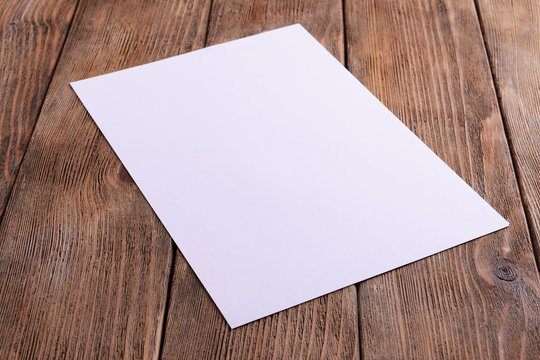
#> input picture utils/Paper.jpg, 540 x 360 px, found by its file name
$ jupyter execute perspective_manual_points.ipynb
#> lines starting #> are read from the running program, lines starting #| are printed output that depends on the picture
<a href="https://colab.research.google.com/github/andreidm92/computer_vision_tasks/blob/main/practice/perspective_manual_points.ipynb" target="_parent"></a>

# 📚 Тема: Перспективное преобразование изображения (ручной выбор точек)

## 📋 Описание
В этом ноутбуке мы вручную выберем координаты 4 углов объекта на изображении для выполнения перспективного преобразования.

## 🛠 План работы
1. Загрузить и показать изображение
2. Визуально определить 4 угла
3. Ввести координаты вручную
4. Выполнить перспективное преобразование

## 📚 Теория
Перспективное преобразование позволяет "выпрямить" объекты на изображении, снятые под углом. Используется матрица 3×3, построенная по 4 парам точек.

[cell 1]
# Шаг 1: Импорты
import cv2
import numpy as np
import matplotlib.pyplot as plt

[cell 2]
# Шаг 2: Загрузка изображения
img = cv2.imread('Paper.jpg')  # Заменить на путь к своему изображению
#> img is the input picture: shape (360, 540, 3); mean B, G, R 145.7, 147.9, 173.3
img = cv2.cvtColor(img, cv2.COLOR_BGR2RGB)

# Показ изображения
plt.figure(figsize=(8,6))
plt.imshow(img)
plt.title("Определи 4 угла объекта")
plt.axis('on')
plt.show()

[cell 3]
# Шаг 3: Ввод координат вручную
# Пример координат (замени на свои после просмотра изображения)
points = np.float32([
    [80, 80],   # Левый верхний угол
    [300, 25],   # Правый верхний угол
    [235, 335],   # Левый нижний угол
    [510, 230]    # Правый нижний угол
])

# Координаты после трансформации (размер нового изображения)
pts2 = np.float32([
    [0, 0],
    [300, 0],
    [0, 400],
    [300, 400]
])

[cell 4]
# Шаг 4: Перспективное преобразование
M = cv2.getPerspectiveTransform(points, pts2)
warped = cv2.warpPerspective(img, M, (300, 400))
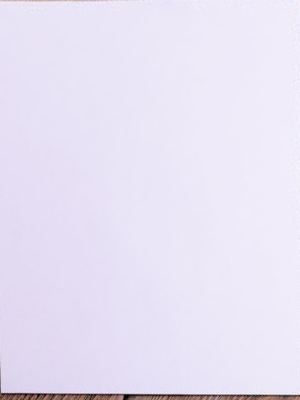
#> warped: shape (400, 300, 3); mean R, G, B 231.6, 226.1, 243.4

# Показ результата
plt.figure(figsize=(8,6))
plt.imshow(warped)
plt.title("Выпрямленное изображение")
plt.axis('off')
plt.show()
